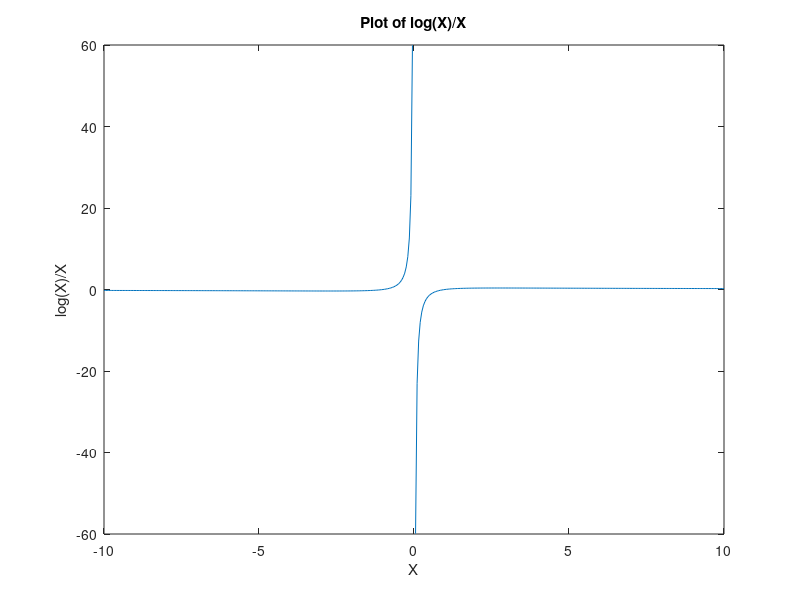

The MATLAB source for this figure:
X = -10:0.05:10;
Y = log(X)./X;  % Use the element-wise division operator ./
plot(X, Y);
xlabel('X');
ylabel('log(X)/X');
title('Plot of log(X)/X');
